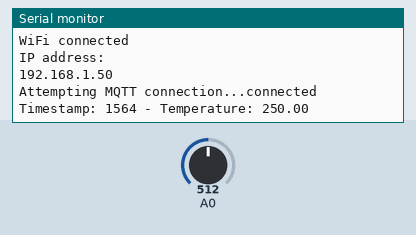
Bench run of a sketch on a simulated ESP8266 (NodeMCU). On the bench: the last lines printed to the serial monitor. The inputs (shaded band) are chosen by the test bench; at power-on: A0 = 512. WiFi joins after 1.5 s; servers stay silent unless stated; no MQTT or app messages arrive unless stated.

Above: at 2.7 s.
2.8 s: A0 set to 716
At 7.9 s:
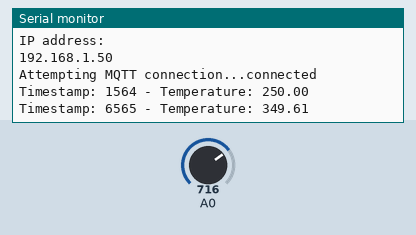
8.8 s: A0 set to 900
At 13.0 s:
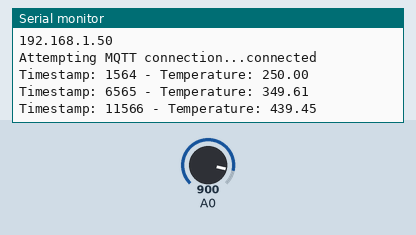
Timing chart, 0 to 14.5 s (numbered marks = the images above; inputs shaded):
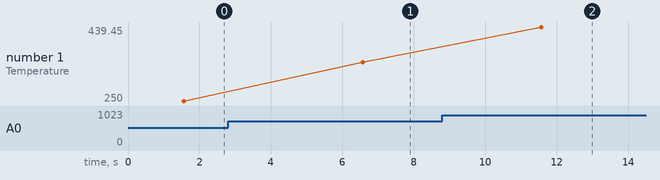

The sketch:

ESP8266-NodeMCU_Code.ino
```cpp
#include <ESP8266WiFi.h>
#include <PubSubClient.h>

const char *ssid = "Renato";
const char *password = "thai6805";

// MQTT Broker
const char *mqtt_server = "test.mosquitto.org";
const int mqtt_port = 1883;

WiFiClient espClient;
PubSubClient client(espClient);

void setup_wifi() {
  delay(10);
  Serial.println();
  Serial.print("Connecting to ");
  Serial.println(ssid);

  WiFi.begin(ssid, password);

  while (WiFi.status() != WL_CONNECTED) {
    delay(500);
    Serial.print(".");
  }

  Serial.println("");
  Serial.println("WiFi connected");
  Serial.println("IP address: ");
  Serial.println(WiFi.localIP());
}

void reconnect() {
  while (!client.connected()) {
    Serial.print("Attempting MQTT connection...");
    if (client.connect("ESP8266Client")) {
      Serial.println("connected");
      client.subscribe("temperature");
    } else {
      Serial.print("failed, rc=");
      Serial.print(client.state());
      Serial.println(" try again in 5 seconds");
      delay(5000);
    }
  }
}

void setup() {
  Serial.begin(115200);
  setup_wifi();
  client.setServer(mqtt_server, mqtt_port);
}

void loop() {
  if (!client.connected()) {
    reconnect();
  }
  client.loop();

  float temperature = readTemperature();

  Serial.print("Timestamp: ");
  Serial.print(millis());
  Serial.print(" - Temperature: ");
  Serial.println(temperature);

  char tempStr[10];
  dtostrf(temperature, 4, 2, tempStr);
  client.publish("temperature", tempStr);

  delay(5000);
}

float readTemperature() {
  int sensorValue = analogRead(A0);
  float temperature = (sensorValue * 0.0048828125 * 100);

  return temperature;
}
```

Measured:
- after the input at 2.8 s, the serial monitor: prints a new line after 3.8 s (image 1)
- after the input at 8.8 s, the serial monitor: prints a new line after 2.8 s (image 2)
- plotted number 1: 250 → 349.61 after the input at 2.8 s, 349.61 → 439.45 after the input at 8.8 s
